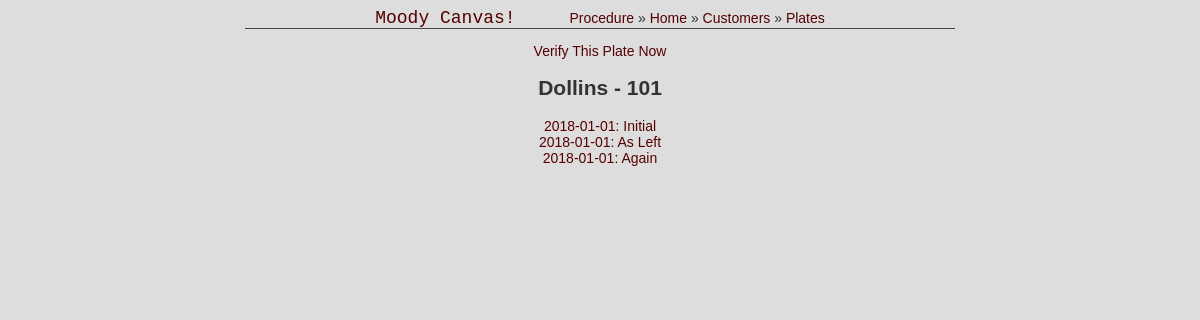
The page /Moody/Dollins/101/ on the database its author committed.
### Moody/models.py (models this page shows)
class Verif(models.Model):
    plate_id = models.ForeignKey(Plate, on_delete=models.CASCADE)
    verif_date = models.DateTimeField('date performed')
    verif_foot = models.IntegerField()
    verif_north = models.IntegerField(default=4)
    verif_NS = models.IntegerField()
    verif_EW = models.IntegerField()
    verif_top = models.FloatField()
    verif_bot = models.FloatField()
    verif_start = models.FloatField()
    verif_end = models.FloatField()
    verif_rep = models.IntegerField()
    verif_flat = models.IntegerField()
    verif_grade = models.CharField(max_length=4)
    verif_len = models.IntegerField()
    verif_wid = models.IntegerField()
    verif_diag = models.IntegerField()
    clos_7 = models.IntegerField()
    clos_8 = models.IntegerField()
    verif_cert = models.TextField(max_length=50)
    verif_tech = models.TextField(max_length=50)
    verif_descr = models.TextField(max_length=50)
    verif_min = models.IntegerField()
    verif_max = models.IntegerField()
    def __str__(self):
        return str(self.verif_date.date())

### Moody/views.py (the view)
# urls.py: path('<str:custname>/<str:id_no>/', views.VerifsView.as_view(), name='verifs'),
class VerifsView(generic.ListView):
    template_name = 'Moody/verifs.html'
    context_object_name = 'recent_verifs'
    def get_queryset(self):
        return Verif.objects.filter(plate_id=Plate.objects.get(plate_id=self.kwargs['id_no']))

### Moody/templates/Moody/verifs.html (shortened to what this page needs)
<!DOCTYPE html>
<html>
<head>
</head>
<body>
    <div id="header">
        <ul id="nav">
            <li><a href="{% url 'home:index' %}" style="font-size: 18px; font-family: Courier New, Courier, monospace; margin-right: 50px;">Moody Canvas!</a></li>
            <li><a rel="dead placeholder link">Procedure</a> &raquo;</li>
            <li><a href="{% url 'Moody:index' %}">Home</a> &raquo;</li>
            <li><a href="{% url 'Moody:customers' %}">Customers</a> &raquo;</li>
            <li><a href="{% url 'Moody:plates' view.kwargs.custname %}">Plates</a></li>
        </ul>
    </div>
    {% if not recent_verifs %}
    <h2>No verifications on this plate.</h2>
    <p><a href="{% url 'Moody:new_verif' view.kwargs.custname view.kwargs.id_no %}">Verify This Plate Now</a></p>
    {% else %}
    <p><a href="{% url 'Moody:new_verif' view.kwargs.custname view.kwargs.id_no %}">Verify This Plate Now</a></p>
    <h2>{{ view.kwargs.custname }} - {{ view.kwargs.id_no }}</h2>
    <ul>
        {% for v in recent_verifs %}
        <li><a href="{% url 'Moody:summary' view.kwargs.custname view.kwargs.id_no v.id %}">{{ v }}: {{ v.verif_descr }}</a></li>
        {% endfor %}
    </ul>
    {% endif %}
</body>
</html>

### Moody/templates/Moody/verifs.html (style rules this page uses)
a, a:visited, a:active { color: #500; text-decoration: none; }
ul, li { list-style-type: none; list-style-position: inside; padding: 0; margin: 0; }
#nav { list-style-type: none; display: inline-block; margin: 0 auto; }
#nav li { list-style-type: none; display: inline-block; }
#header { position: relative; display: inline-block; margin: 0 auto; text-align: center; width: 60%; border-bottom: 1px solid #444; }

### rows shown on the page
Verif: verif_date "2018-01-01", verif_descr "Initial"
Verif: verif_date "2018-01-01", verif_descr "As Left"
Verif: verif_date "2018-01-01", verif_descr "Again"

### other values the page prints
{{ view.kwargs.custname }} "Dollins"
{{ view.kwargs.id_no }} "101"
